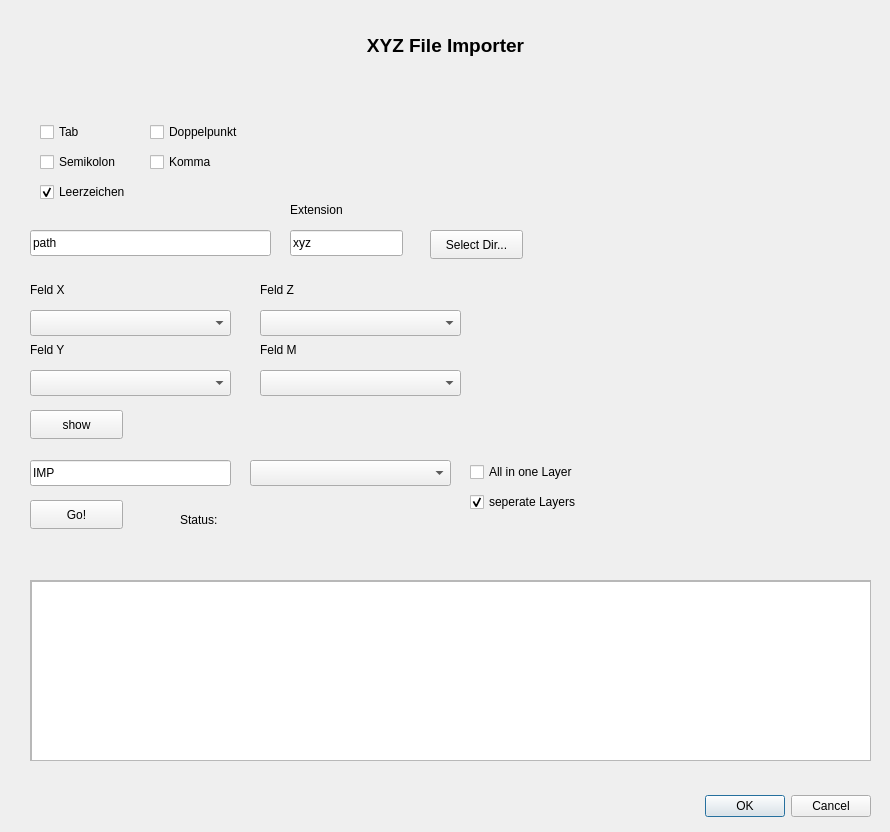
<?xml version="1.0" encoding="UTF-8"?>
<ui version="4.0">
 <class>XYZ_ImporterDialogBase</class>
 <widget class="QDialog" name="XYZ_ImporterDialogBase">
  <property name="geometry">
   <rect>
    <x>0</x>
    <y>0</y>
    <width>890</width>
    <height>832</height>
   </rect>
  </property>
  <property name="windowTitle">
   <string>XYZ Importer</string>
  </property>
  <widget class="QDialogButtonBox" name="button_box">
   <property name="geometry">
    <rect>
     <x>530</x>
     <y>790</y>
     <width>341</width>
     <height>32</height>
    </rect>
   </property>
   <property name="orientation">
    <enum>Qt::Horizontal</enum>
   </property>
   <property name="standardButtons">
    <set>QDialogButtonBox::Cancel|QDialogButtonBox::Ok</set>
   </property>
  </widget>
  <widget class="QPushButton" name="button_select">
   <property name="geometry">
    <rect>
     <x>430</x>
     <y>230</y>
     <width>93</width>
     <height>29</height>
    </rect>
   </property>
   <property name="text">
    <string>Select Dir...</string>
   </property>
  </widget>
  <widget class="QLineEdit" name="tex_path">
   <property name="geometry">
    <rect>
     <x>30</x>
     <y>230</y>
     <width>241</width>
     <height>26</height>
    </rect>
   </property>
   <property name="toolTip">
    <string>Directory with datafiles</string>
   </property>
   <property name="text">
    <string>path</string>
   </property>
  </widget>
  <widget class="QLineEdit" name="text_extension">
   <property name="geometry">
    <rect>
     <x>290</x>
     <y>230</y>
     <width>113</width>
     <height>26</height>
    </rect>
   </property>
   <property name="toolTip">
    <string>Extension (xyz, txt, ...)</string>
   </property>
   <property name="text">
    <string>xyz</string>
   </property>
  </widget>
  <widget class="QCheckBox" name="check_all">
   <property name="geometry">
    <rect>
     <x>470</x>
     <y>460</y>
     <width>131</width>
     <height>24</height>
    </rect>
   </property>
   <property name="text">
    <string>All in one Layer</string>
   </property>
  </widget>
  <widget class="QCheckBox" name="check_seperate">
   <property name="geometry">
    <rect>
     <x>470</x>
     <y>490</y>
     <width>151</width>
     <height>24</height>
    </rect>
   </property>
   <property name="text">
    <string>seperate Layers</string>
   </property>
   <property name="checked">
    <bool>true</bool>
   </property>
  </widget>
  <widget class="QCheckBox" name="check_tab">
   <property name="geometry">
    <rect>
     <x>40</x>
     <y>120</y>
     <width>91</width>
     <height>24</height>
    </rect>
   </property>
   <property name="text">
    <string>Tab</string>
   </property>
   <attribute name="buttonGroup">
    <string notr="true">buttonGroup</string>
   </attribute>
  </widget>
  <widget class="QCheckBox" name="check_semi">
   <property name="geometry">
    <rect>
     <x>40</x>
     <y>150</y>
     <width>111</width>
     <height>24</height>
    </rect>
   </property>
   <property name="text">
    <string>Semikolon</string>
   </property>
   <attribute name="buttonGroup">
    <string notr="true">buttonGroup</string>
   </attribute>
  </widget>
  <widget class="QCheckBox" name="check_doppel">
   <property name="geometry">
    <rect>
     <x>150</x>
     <y>120</y>
     <width>111</width>
     <height>24</height>
    </rect>
   </property>
   <property name="text">
    <string>Doppelpunkt</string>
   </property>
   <attribute name="buttonGroup">
    <string notr="true">buttonGroup</string>
   </attribute>
  </widget>
  <widget class="QCheckBox" name="check_komma">
   <property name="geometry">
    <rect>
     <x>150</x>
     <y>150</y>
     <width>111</width>
     <height>24</height>
    </rect>
   </property>
   <property name="text">
    <string>Komma</string>
   </property>
   <attribute name="buttonGroup">
    <string notr="true">buttonGroup</string>
   </attribute>
  </widget>
  <widget class="QCheckBox" name="check_leer">
   <property name="geometry">
    <rect>
     <x>40</x>
     <y>180</y>
     <width>111</width>
     <height>24</height>
    </rect>
   </property>
   <property name="text">
    <string>Leerzeichen</string>
   </property>
   <property name="checked">
    <bool>true</bool>
   </property>
   <attribute name="buttonGroup">
    <string notr="true">buttonGroup</string>
   </attribute>
  </widget>
  <widget class="QComboBox" name="combo_x">
   <property name="geometry">
    <rect>
     <x>30</x>
     <y>310</y>
     <width>201</width>
     <height>26</height>
    </rect>
   </property>
   <property name="toolTip">
    <string>Feld X</string>
   </property>
  </widget>
  <widget class="QComboBox" name="combo_y">
   <property name="geometry">
    <rect>
     <x>30</x>
     <y>370</y>
     <width>201</width>
     <height>26</height>
    </rect>
   </property>
   <property name="toolTip">
    <string>Feld Y</string>
   </property>
  </widget>
  <widget class="QComboBox" name="combo_z">
   <property name="geometry">
    <rect>
     <x>260</x>
     <y>310</y>
     <width>201</width>
     <height>26</height>
    </rect>
   </property>
   <property name="toolTip">
    <string>Feld Z</string>
   </property>
  </widget>
  <widget class="QComboBox" name="combo_m">
   <property name="geometry">
    <rect>
     <x>260</x>
     <y>370</y>
     <width>201</width>
     <height>26</height>
    </rect>
   </property>
   <property name="toolTip">
    <string>Feld M</string>
   </property>
  </widget>
  <widget class="QComboBox" name="combo_system">
   <property name="geometry">
    <rect>
     <x>250</x>
     <y>460</y>
     <width>201</width>
     <height>26</height>
    </rect>
   </property>
   <property name="toolTip">
    <string>Input Koordinaten System</string>
   </property>
  </widget>
  <widget class="QScrollArea" name="scrollArea">
   <property name="geometry">
    <rect>
     <x>30</x>
     <y>580</y>
     <width>841</width>
     <height>181</height>
    </rect>
   </property>
   <property name="widgetResizable">
    <bool>true</bool>
   </property>
   <widget class="QWidget" name="scrollAreaWidgetContents">
    <property name="geometry">
     <rect>
      <x>0</x>
      <y>0</y>
      <width>839</width>
      <height>179</height>
     </rect>
    </property>
    <widget class="QTableWidget" name="table_preview">
     <property name="geometry">
      <rect>
       <x>0</x>
       <y>0</y>
       <width>841</width>
       <height>181</height>
      </rect>
     </property>
    </widget>
   </widget>
  </widget>
  <widget class="QPushButton" name="button_go">
   <property name="geometry">
    <rect>
     <x>30</x>
     <y>500</y>
     <width>93</width>
     <height>29</height>
    </rect>
   </property>
   <property name="text">
    <string>Go!</string>
   </property>
  </widget>
  <widget class="QLabel" name="label">
   <property name="geometry">
    <rect>
     <x>0</x>
     <y>30</y>
     <width>891</width>
     <height>31</height>
    </rect>
   </property>
   <property name="font">
    <font>
     <pointsize>14</pointsize>
     <bold>true</bold>
    </font>
   </property>
   <property name="text">
    <string>XYZ File Importer</string>
   </property>
   <property name="alignment">
    <set>Qt::AlignCenter</set>
   </property>
  </widget>
  <widget class="QPushButton" name="button_show">
   <property name="geometry">
    <rect>
     <x>30</x>
     <y>410</y>
     <width>93</width>
     <height>29</height>
    </rect>
   </property>
   <property name="text">
    <string>show</string>
   </property>
  </widget>
  <widget class="QLineEdit" name="text_prefix">
   <property name="geometry">
    <rect>
     <x>30</x>
     <y>460</y>
     <width>201</width>
     <height>26</height>
    </rect>
   </property>
   <property name="toolTip">
    <string>Layer Prefix for new Layer</string>
   </property>
   <property name="text">
    <string>IMP</string>
   </property>
  </widget>
  <widget class="QLabel" name="label_2">
   <property name="geometry">
    <rect>
     <x>30</x>
     <y>280</y>
     <width>63</width>
     <height>20</height>
    </rect>
   </property>
   <property name="text">
    <string>Feld X</string>
   </property>
  </widget>
  <widget class="QLabel" name="label_3">
   <property name="geometry">
    <rect>
     <x>30</x>
     <y>340</y>
     <width>63</width>
     <height>20</height>
    </rect>
   </property>
   <property name="text">
    <string>Feld Y</string>
   </property>
  </widget>
  <widget class="QLabel" name="label_4">
   <property name="geometry">
    <rect>
     <x>260</x>
     <y>280</y>
     <width>63</width>
     <height>20</height>
    </rect>
   </property>
   <property name="text">
    <string>Feld Z</string>
   </property>
  </widget>
  <widget class="QLabel" name="label_5">
   <property name="geometry">
    <rect>
     <x>260</x>
     <y>340</y>
     <width>63</width>
     <height>20</height>
    </rect>
   </property>
   <property name="text">
    <string>Feld M</string>
   </property>
  </widget>
  <widget class="QLabel" name="label_6">
   <property name="geometry">
    <rect>
     <x>290</x>
     <y>200</y>
     <width>63</width>
     <height>20</height>
    </rect>
   </property>
   <property name="text">
    <string>Extension</string>
   </property>
  </widget>
  <widget class="QLabel" name="lable_status">
   <property name="geometry">
    <rect>
     <x>180</x>
     <y>510</y>
     <width>63</width>
     <height>20</height>
    </rect>
   </property>
   <property name="text">
    <string>Status: </string>
   </property>
  </widget>
 </widget>
 <resources/>
 <connections>
  <connection>
   <sender>button_box</sender>
   <signal>accepted()</signal>
   <receiver>XYZ_ImporterDialogBase</receiver>
   <slot>accept()</slot>
   <hints>
    <hint type="sourcelabel">
     <x>20</x>
     <y>20</y>
    </hint>
    <hint type="destinationlabel">
     <x>20</x>
     <y>20</y>
    </hint>
   </hints>
  </connection>
  <connection>
   <sender>button_box</sender>
   <signal>rejected()</signal>
   <receiver>XYZ_ImporterDialogBase</receiver>
   <slot>reject()</slot>
   <hints>
    <hint type="sourcelabel">
     <x>20</x>
     <y>20</y>
    </hint>
    <hint type="destinationlabel">
     <x>20</x>
     <y>20</y>
    </hint>
   </hints>
  </connection>
 </connections>
 <buttongroups>
  <buttongroup name="buttonGroup"/>
 </buttongroups>
</ui>
